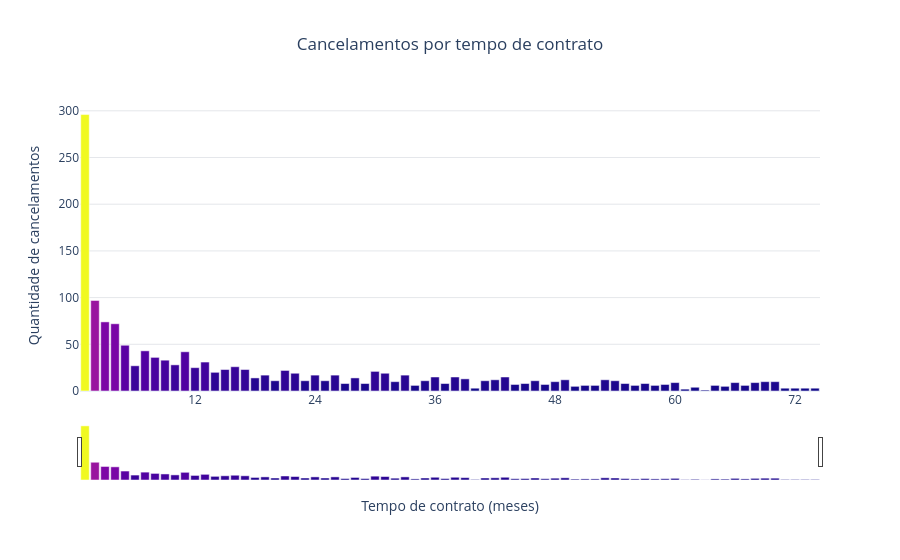

The notebook cell saved with this chart:
### Code cell
import plotly.express as px

cancelados = df_gold[
    df_gold["Cancelamento"]
    .astype("string")
    .str.strip()
    .str.casefold()
    .isin(["sim", "yes", "true", "1"])
]

cancelamentos_por_mes = (
    cancelados
    .dropna(subset=["DuracaoContrato"])
    .groupby("DuracaoContrato")
    .size()
    .reset_index(name="Cancelamentos")
    .sort_values("DuracaoContrato")
)

fig = px.bar(
    cancelamentos_por_mes,
    x="DuracaoContrato",
    y="Cancelamentos",
    color="Cancelamentos",
    color_continuous_scale="Plasma",
    title="Cancelamentos por tempo de contrato",
    labels={
        "DuracaoContrato": "Tempo de contrato (meses)",
        "Cancelamentos": "Quantidade de cancelamentos",
    },
    template="plotly_white",
)

fig.update_traces(
    hovertemplate=(
        "Tempo de contrato: %{x} meses<br>"
        "Cancelamentos: %{y}<extra></extra>"
    )
)

fig.update_layout(
    title_x=0.5,
    coloraxis_showscale=False,
    bargap=0.15,
    hovermode="x",
)

fig.update_xaxes(
    dtick=12,
    rangeslider_visible=True,
    showgrid=False,
)

fig.update_yaxes(
    rangemode="tozero",
    gridcolor="#E5E7EB",
)

fig.show()

### Figure 1 — Plotly figure (JSON) as saved in the notebook; plotly's stock layout.template omitted (floating-point values rounded to 4 significant figures)
{"data": [{"hovertemplate": "Tempo de contrato: %{x} meses<br>Cancelamentos: %{y}<extra></extra>", "legendgroup": "", "marker": {"color": [296, 97, 74, 72, 49, 27, 43, 36, 33, 28, 42, 25, 31, 20, 23, 26, 23, 14, 17, 11, 22, 19, 11, 17, 11, 17, 8, 14, 8, 21, 19, 10, 17, 6, 11, 15, 8, 15, 13, 3, 11, 12, 15, 7, 8, 11, 7, 10, 12, 5, 6, 6, 12, 11, 8, 6, 8, 6, 7, 9, 2, 4, 1, 6, 5, 9, 6, 9, 10, 10, 3, 3, 3, 3], "coloraxis": "coloraxis", "pattern": {"shape": ""}}, "name": "", "orientation": "v", "showlegend": false, "textposition": "auto", "type": "bar", "x": [1, 2, 3, 4, 5, 6, 7, 8, 9, 10, 11, 12, 13, 14, 15, 16, 17, 18, 19, 20, 21, 22, 23, 24, 25, 26, 27, 28, 29, 30, 31, 32, 33, 34, 35, 36, 37, 38, 39, 40, 41, 42, 43, 44, 45, 46, 47, 48, 49, 50, 51, 52, 53, 54, 55, 56, 57, 58, 59, 60, 61, 62, 63, 64, 65, 66, 67, 68, 69, 70, 71, 72, 73, 74], "xaxis": "x", "y": [296, 97, 74, 72, 49, 27, 43, 36, 33, 28, 42, 25, 31, 20, 23, 26, 23, 14, 17, 11, 22, 19, 11, 17, 11, 17, 8, 14, 8, 21, 19, 10, 17, 6, 11, 15, 8, 15, 13, 3, 11, 12, 15, 7, 8, 11, 7, 10, 12, 5, 6, 6, 12, 11, 8, 6, 8, 6, 7, 9, 2, 4, 1, 6, 5, 9, 6, 9, 10, 10, 3, 3, 3, 3], "yaxis": "y"}], "layout": {"bargap": 0.15, "barmode": "relative", "coloraxis": {"autocolorscale": false, "colorbar": {"title": {"text": "Quantidade de cancelamentos"}}, "colorscale": [[0, "#0d0887"], [0.1111, "#46039f"], [0.2222, "#7201a8"], [0.3333, "#9c179e"], [0.4444, "#bd3786"], [0.5556, "#d8576b"], [0.6667, "#ed7953"], [0.7778, "#fb9f3a"], [0.8889, "#fdca26"], [1, "#f0f921"]], "showscale": false}, "hovermode": "x", "legend": {"tracegroupgap": 0}, "title": {"text": "Cancelamentos por tempo de contrato", "x": 0.5}, "xaxis": {"anchor": "y", "domain": [0, 1], "dtick": 12, "rangeslider": {"visible": true}, "showgrid": false, "title": {"text": "Tempo de contrato (meses)"}}, "yaxis": {"anchor": "x", "domain": [0, 1], "gridcolor": "#E5E7EB", "rangemode": "tozero", "title": {"text": "Quantidade de cancelamentos"}}}}
